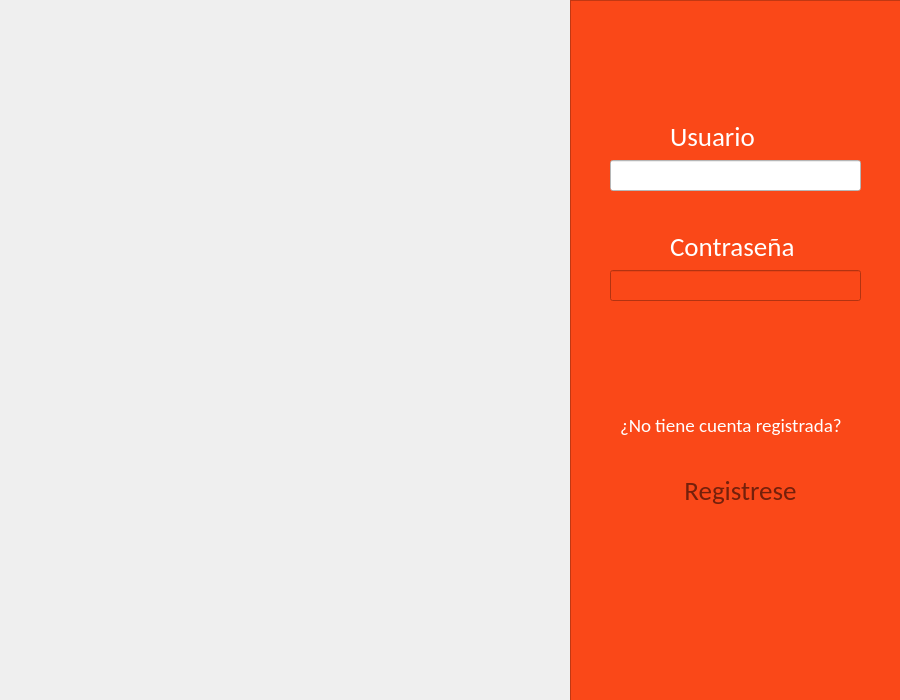
<?xml version="1.0" encoding="UTF-8"?>
<ui version="4.0">
 <class>MainWindow</class>
 <widget class="QMainWindow" name="MainWindow">
  <property name="enabled">
   <bool>true</bool>
  </property>
  <property name="geometry">
   <rect>
    <x>0</x>
    <y>0</y>
    <width>900</width>
    <height>700</height>
   </rect>
  </property>
  <property name="minimumSize">
   <size>
    <width>900</width>
    <height>700</height>
   </size>
  </property>
  <property name="maximumSize">
   <size>
    <width>900</width>
    <height>700</height>
   </size>
  </property>
  <property name="windowTitle">
   <string>MainWindow</string>
  </property>
  <widget class="QWidget" name="centralwidget">
   <property name="baseSize">
    <size>
     <width>900</width>
     <height>900</height>
    </size>
   </property>
   <widget class="QLabel" name="label">
    <property name="geometry">
     <rect>
      <x>0</x>
      <y>0</y>
      <width>571</width>
      <height>701</height>
     </rect>
    </property>
    <property name="text">
     <string/>
    </property>
    <property name="pixmap">
     <pixmap>../../../Downloads/Diseño sin título (1).png</pixmap>
    </property>
    <property name="margin">
     <number>-100</number>
    </property>
    <property name="indent">
     <number>36</number>
    </property>
   </widget>
   <widget class="QFrame" name="frame">
    <property name="geometry">
     <rect>
      <x>570</x>
      <y>0</y>
      <width>331</width>
      <height>711</height>
     </rect>
    </property>
    <property name="styleSheet">
     <string notr="true">background-color: rgb(250, 72, 24);</string>
    </property>
    <property name="frameShape">
     <enum>QFrame::StyledPanel</enum>
    </property>
    <property name="frameShadow">
     <enum>QFrame::Raised</enum>
    </property>
    <widget class="QLineEdit" name="Entry_usuario">
     <property name="geometry">
      <rect>
       <x>40</x>
       <y>160</y>
       <width>251</width>
       <height>31</height>
      </rect>
     </property>
     <property name="styleSheet">
      <string notr="true">background-color: rgb(255, 255, 255);</string>
     </property>
    </widget>
    <widget class="QLineEdit" name="Entry_contrasenia">
     <property name="geometry">
      <rect>
       <x>40</x>
       <y>270</y>
       <width>251</width>
       <height>31</height>
      </rect>
     </property>
     <property name="styleSheet">
      <string notr="true">background-color: rgb(255, 255, 255);
QLineEdit {
    border: 1px solid gray;
    border-radius: 50px;
    padding: 5px;
}</string>
     </property>
    </widget>
    <widget class="QLabel" name="contrasenia">
     <property name="geometry">
      <rect>
       <x>100</x>
       <y>230</y>
       <width>191</width>
       <height>31</height>
      </rect>
     </property>
     <property name="font">
      <font>
       <family>Calibri</family>
       <pointsize>20</pointsize>
      </font>
     </property>
     <property name="styleSheet">
      <string notr="true">background-color: rgb(250, 72, 24);</string>
     </property>
     <property name="text">
      <string>&lt;html&gt;&lt;head/&gt;&lt;body&gt;&lt;p align=&quot;justify&quot;&gt;&lt;span style=&quot; color:#ffffff;&quot;&gt;Contraseña&lt;/span&gt;&lt;/p&gt;&lt;/body&gt;&lt;/html&gt;</string>
     </property>
    </widget>
    <widget class="QLabel" name="usuario">
     <property name="geometry">
      <rect>
       <x>100</x>
       <y>120</y>
       <width>191</width>
       <height>31</height>
      </rect>
     </property>
     <property name="font">
      <font>
       <family>Calibri</family>
       <pointsize>20</pointsize>
      </font>
     </property>
     <property name="styleSheet">
      <string notr="true">background-color: rgb(250, 72, 24);</string>
     </property>
     <property name="text">
      <string>&lt;html&gt;&lt;head/&gt;&lt;body&gt;&lt;p align=&quot;justify&quot;&gt;&lt;span style=&quot; color:#ffffff;&quot;&gt;Usuario&lt;/span&gt;&lt;/p&gt;&lt;/body&gt;&lt;/html&gt;</string>
     </property>
    </widget>
    <widget class="QLabel" name="label_4">
     <property name="geometry">
      <rect>
       <x>50</x>
       <y>380</y>
       <width>241</width>
       <height>91</height>
      </rect>
     </property>
     <property name="font">
      <font>
       <family>Calibri</family>
       <pointsize>40</pointsize>
      </font>
     </property>
     <property name="text">
      <string>&lt;html&gt;&lt;head/&gt;&lt;body&gt;&lt;p&gt;&lt;span style=&quot; font-size:14pt; color:#ffffff;&quot;&gt;¿No tiene cuenta registrada?&lt;/span&gt;&lt;/p&gt;&lt;/body&gt;&lt;/html&gt;</string>
     </property>
    </widget>
    <widget class="QPushButton" name="Boton_registrarse">
     <property name="geometry">
      <rect>
       <x>110</x>
       <y>460</y>
       <width>121</width>
       <height>61</height>
      </rect>
     </property>
     <property name="font">
      <font>
       <family>Calibri</family>
       <pointsize>20</pointsize>
      </font>
     </property>
     <property name="whatsThis">
      <string>&lt;html&gt;&lt;head/&gt;&lt;body&gt;&lt;p&gt;&lt;span style=&quot; font-size:18pt; color:#0055ff;&quot;&gt;Registrese&lt;/span&gt;&lt;/p&gt;&lt;/body&gt;&lt;/html&gt;</string>
     </property>
     <property name="styleSheet">
      <string notr="true">
color: rgb(116, 32, 11);</string>
     </property>
     <property name="text">
      <string>Registrese</string>
     </property>
     <property name="flat">
      <bool>true</bool>
     </property>
    </widget>
   </widget>
  </widget>
 </widget>
 <resources/>
 <connections/>
</ui>
